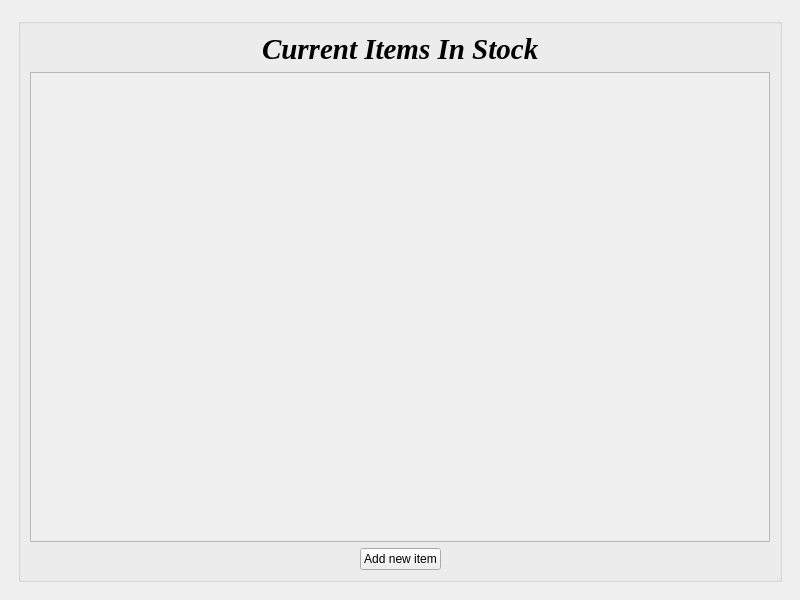
<?xml version="1.0" encoding="UTF-8"?>
<ui version="4.0">
 <class>MainWindow</class>
 <widget class="QMainWindow" name="MainWindow">
  <property name="geometry">
   <rect>
    <x>0</x>
    <y>0</y>
    <width>800</width>
    <height>600</height>
   </rect>
  </property>
  <property name="maximumSize">
   <size>
    <width>16777215</width>
    <height>16777215</height>
   </size>
  </property>
  <property name="windowTitle">
   <string>MainWindow</string>
  </property>
  <widget class="QWidget" name="centralwidget">
   <layout class="QVBoxLayout" name="verticalLayout">
    <item>
     <widget class="QStackedWidget" name="stackedWidget">
      <property name="currentIndex">
       <number>1</number>
      </property>
      <widget class="QWidget" name="loginPage">
       <layout class="QHBoxLayout" name="horizontalLayout_7">
        <item>
         <layout class="QVBoxLayout" name="verticalLayout_6">
          <item>
           <spacer name="verticalSpacer_7">
            <property name="orientation">
             <enum>Qt::Orientation::Vertical</enum>
            </property>
            <property name="sizeHint" stdset="0">
             <size>
              <width>20</width>
              <height>40</height>
             </size>
            </property>
           </spacer>
          </item>
          <item>
           <layout class="QHBoxLayout" name="horizontalLayout_6">
            <item>
             <spacer name="horizontalSpacer_9">
              <property name="orientation">
               <enum>Qt::Orientation::Horizontal</enum>
              </property>
              <property name="sizeHint" stdset="0">
               <size>
                <width>40</width>
                <height>20</height>
               </size>
              </property>
             </spacer>
            </item>
            <item>
             <widget class="QGroupBox" name="loginBox">
              <property name="maximumSize">
               <size>
                <width>500</width>
                <height>500</height>
               </size>
              </property>
              <property name="title">
               <string/>
              </property>
              <layout class="QVBoxLayout" name="verticalLayout_5">
               <item>
                <spacer name="verticalSpacer_6">
                 <property name="orientation">
                  <enum>Qt::Orientation::Vertical</enum>
                 </property>
                 <property name="sizeHint" stdset="0">
                  <size>
                   <width>20</width>
                   <height>65</height>
                  </size>
                 </property>
                </spacer>
               </item>
               <item>
                <layout class="QHBoxLayout" name="horizontalLayout_4">
                 <item>
                  <spacer name="horizontalSpacer_3">
                   <property name="orientation">
                    <enum>Qt::Orientation::Horizontal</enum>
                   </property>
                   <property name="sizeHint" stdset="0">
                    <size>
                     <width>40</width>
                     <height>20</height>
                    </size>
                   </property>
                  </spacer>
                 </item>
                 <item>
                  <widget class="QLabel" name="login">
                   <property name="font">
                    <font>
                     <family>Times New Roman</family>
                     <pointsize>29</pointsize>
                     <italic>true</italic>
                     <bold>true</bold>
                     <strikeout>false</strikeout>
                    </font>
                   </property>
                   <property name="text">
                    <string>Login</string>
                   </property>
                  </widget>
                 </item>
                 <item>
                  <spacer name="horizontalSpacer_4">
                   <property name="orientation">
                    <enum>Qt::Orientation::Horizontal</enum>
                   </property>
                   <property name="sizeHint" stdset="0">
                    <size>
                     <width>40</width>
                     <height>20</height>
                    </size>
                   </property>
                  </spacer>
                 </item>
                </layout>
               </item>
               <item>
                <layout class="QHBoxLayout" name="horizontalLayout">
                 <item>
                  <layout class="QVBoxLayout" name="verticalLayout_3">
                   <item>
                    <widget class="QLabel" name="label">
                     <property name="maximumSize">
                      <size>
                       <width>130</width>
                       <height>20</height>
                      </size>
                     </property>
                     <property name="font">
                      <font>
                       <pointsize>17</pointsize>
                      </font>
                     </property>
                     <property name="text">
                      <string>Username :</string>
                     </property>
                    </widget>
                   </item>
                   <item>
                    <spacer name="verticalSpacer_3">
                     <property name="orientation">
                      <enum>Qt::Orientation::Vertical</enum>
                     </property>
                     <property name="sizeHint" stdset="0">
                      <size>
                       <width>20</width>
                       <height>20</height>
                      </size>
                     </property>
                    </spacer>
                   </item>
                   <item>
                    <widget class="QLabel" name="label_2">
                     <property name="maximumSize">
                      <size>
                       <width>130</width>
                       <height>20</height>
                      </size>
                     </property>
                     <property name="font">
                      <font>
                       <pointsize>16</pointsize>
                      </font>
                     </property>
                     <property name="text">
                      <string>Password :</string>
                     </property>
                    </widget>
                   </item>
                  </layout>
                 </item>
                 <item>
                  <layout class="QVBoxLayout" name="verticalLayout_4">
                   <item>
                    <widget class="QLineEdit" name="nameInput">
                     <property name="maximumSize">
                      <size>
                       <width>400</width>
                       <height>40</height>
                      </size>
                     </property>
                     <property name="font">
                      <font>
                       <pointsize>16</pointsize>
                      </font>
                     </property>
                    </widget>
                   </item>
                   <item>
                    <spacer name="verticalSpacer_4">
                     <property name="orientation">
                      <enum>Qt::Orientation::Vertical</enum>
                     </property>
                     <property name="sizeHint" stdset="0">
                      <size>
                       <width>20</width>
                       <height>20</height>
                      </size>
                     </property>
                    </spacer>
                   </item>
                   <item>
                    <widget class="QLineEdit" name="passInput">
                     <property name="maximumSize">
                      <size>
                       <width>400</width>
                       <height>40</height>
                      </size>
                     </property>
                     <property name="font">
                      <font>
                       <pointsize>16</pointsize>
                      </font>
                     </property>
                    </widget>
                   </item>
                  </layout>
                 </item>
                </layout>
               </item>
               <item>
                <spacer name="verticalSpacer">
                 <property name="orientation">
                  <enum>Qt::Orientation::Vertical</enum>
                 </property>
                 <property name="sizeHint" stdset="0">
                  <size>
                   <width>139</width>
                   <height>13</height>
                  </size>
                 </property>
                </spacer>
               </item>
               <item>
                <layout class="QVBoxLayout" name="verticalLayout_2">
                 <item>
                  <layout class="QHBoxLayout" name="horizontalLayout_2">
                   <item>
                    <spacer name="horizontalSpacer_5">
                     <property name="orientation">
                      <enum>Qt::Orientation::Horizontal</enum>
                     </property>
                     <property name="sizeHint" stdset="0">
                      <size>
                       <width>40</width>
                       <height>20</height>
                      </size>
                     </property>
                    </spacer>
                   </item>
                   <item>
                    <widget class="QPushButton" name="loginButton">
                     <property name="font">
                      <font>
                       <pointsize>15</pointsize>
                      </font>
                     </property>
                     <property name="text">
                      <string>Login</string>
                     </property>
                    </widget>
                   </item>
                   <item>
                    <spacer name="horizontalSpacer_6">
                     <property name="orientation">
                      <enum>Qt::Orientation::Horizontal</enum>
                     </property>
                     <property name="sizeHint" stdset="0">
                      <size>
                       <width>40</width>
                       <height>20</height>
                      </size>
                     </property>
                    </spacer>
                   </item>
                  </layout>
                 </item>
                 <item>
                  <layout class="QHBoxLayout" name="horizontalLayout_3">
                   <item>
                    <spacer name="horizontalSpacer_2">
                     <property name="orientation">
                      <enum>Qt::Orientation::Horizontal</enum>
                     </property>
                     <property name="sizeHint" stdset="0">
                      <size>
                       <width>18</width>
                       <height>17</height>
                      </size>
                     </property>
                    </spacer>
                   </item>
                   <item>
                    <widget class="QLabel" name="label_3">
                     <property name="text">
                      <string>or</string>
                     </property>
                    </widget>
                   </item>
                   <item>
                    <spacer name="horizontalSpacer">
                     <property name="orientation">
                      <enum>Qt::Orientation::Horizontal</enum>
                     </property>
                     <property name="sizeHint" stdset="0">
                      <size>
                       <width>18</width>
                       <height>17</height>
                      </size>
                     </property>
                    </spacer>
                   </item>
                  </layout>
                 </item>
                 <item>
                  <layout class="QHBoxLayout" name="horizontalLayout_5">
                   <item>
                    <spacer name="horizontalSpacer_7">
                     <property name="orientation">
                      <enum>Qt::Orientation::Horizontal</enum>
                     </property>
                     <property name="sizeHint" stdset="0">
                      <size>
                       <width>40</width>
                       <height>20</height>
                      </size>
                     </property>
                    </spacer>
                   </item>
                   <item>
                    <widget class="QPushButton" name="signupButton">
                     <property name="font">
                      <font>
                       <pointsize>15</pointsize>
                      </font>
                     </property>
                     <property name="text">
                      <string>Create Account</string>
                     </property>
                    </widget>
                   </item>
                   <item>
                    <spacer name="horizontalSpacer_8">
                     <property name="orientation">
                      <enum>Qt::Orientation::Horizontal</enum>
                     </property>
                     <property name="sizeHint" stdset="0">
                      <size>
                       <width>40</width>
                       <height>20</height>
                      </size>
                     </property>
                    </spacer>
                   </item>
                  </layout>
                 </item>
                </layout>
               </item>
               <item>
                <spacer name="verticalSpacer_2">
                 <property name="orientation">
                  <enum>Qt::Orientation::Vertical</enum>
                 </property>
                 <property name="sizeHint" stdset="0">
                  <size>
                   <width>139</width>
                   <height>13</height>
                  </size>
                 </property>
                </spacer>
               </item>
              </layout>
             </widget>
            </item>
            <item>
             <spacer name="horizontalSpacer_10">
              <property name="orientation">
               <enum>Qt::Orientation::Horizontal</enum>
              </property>
              <property name="sizeHint" stdset="0">
               <size>
                <width>40</width>
                <height>20</height>
               </size>
              </property>
             </spacer>
            </item>
           </layout>
          </item>
          <item>
           <spacer name="verticalSpacer_5">
            <property name="orientation">
             <enum>Qt::Orientation::Vertical</enum>
            </property>
            <property name="sizeHint" stdset="0">
             <size>
              <width>20</width>
              <height>40</height>
             </size>
            </property>
           </spacer>
          </item>
         </layout>
        </item>
       </layout>
      </widget>
      <widget class="QWidget" name="dashboard">
       <layout class="QVBoxLayout" name="verticalLayout_8">
        <item>
         <widget class="QGroupBox" name="stockBox">
          <property name="title">
           <string/>
          </property>
          <layout class="QVBoxLayout" name="verticalLayout_7">
           <item>
            <layout class="QHBoxLayout" name="horizontalLayout_8">
             <item>
              <spacer name="horizontalSpacer_11">
               <property name="orientation">
                <enum>Qt::Orientation::Horizontal</enum>
               </property>
               <property name="sizeHint" stdset="0">
                <size>
                 <width>40</width>
                 <height>20</height>
                </size>
               </property>
              </spacer>
             </item>
             <item>
              <widget class="QLabel" name="dashboardLabel">
               <property name="font">
                <font>
                 <family>Times New Roman</family>
                 <pointsize>22</pointsize>
                 <italic>true</italic>
                 <bold>true</bold>
                </font>
               </property>
               <property name="text">
                <string>Current Items In Stock</string>
               </property>
              </widget>
             </item>
             <item>
              <spacer name="horizontalSpacer_12">
               <property name="orientation">
                <enum>Qt::Orientation::Horizontal</enum>
               </property>
               <property name="sizeHint" stdset="0">
                <size>
                 <width>40</width>
                 <height>20</height>
                </size>
               </property>
              </spacer>
             </item>
            </layout>
           </item>
           <item>
            <layout class="QHBoxLayout" name="horizontalLayout_9">
             <item>
              <widget class="QScrollArea" name="CurrentItems">
               <property name="widgetResizable">
                <bool>true</bool>
               </property>
               <widget class="QWidget" name="productsContainer">
                <property name="geometry">
                 <rect>
                  <x>0</x>
                  <y>0</y>
                  <width>724</width>
                  <height>408</height>
                 </rect>
                </property>
               </widget>
              </widget>
             </item>
            </layout>
           </item>
           <item>
            <layout class="QHBoxLayout" name="horizontalLayout_10">
             <item>
              <spacer name="horizontalSpacer_17">
               <property name="orientation">
                <enum>Qt::Orientation::Horizontal</enum>
               </property>
               <property name="sizeHint" stdset="0">
                <size>
                 <width>40</width>
                 <height>20</height>
                </size>
               </property>
              </spacer>
             </item>
             <item>
              <widget class="QPushButton" name="addNewItem">
               <property name="text">
                <string>Add new item</string>
               </property>
              </widget>
             </item>
             <item>
              <spacer name="horizontalSpacer_18">
               <property name="orientation">
                <enum>Qt::Orientation::Horizontal</enum>
               </property>
               <property name="sizeHint" stdset="0">
                <size>
                 <width>40</width>
                 <height>20</height>
                </size>
               </property>
              </spacer>
             </item>
            </layout>
           </item>
          </layout>
         </widget>
        </item>
       </layout>
      </widget>
     </widget>
    </item>
   </layout>
  </widget>
  <widget class="QMenuBar" name="menubar">
   <property name="geometry">
    <rect>
     <x>0</x>
     <y>0</y>
     <width>800</width>
     <height>25</height>
    </rect>
   </property>
  </widget>
 </widget>
 <resources/>
 <connections/>
</ui>
